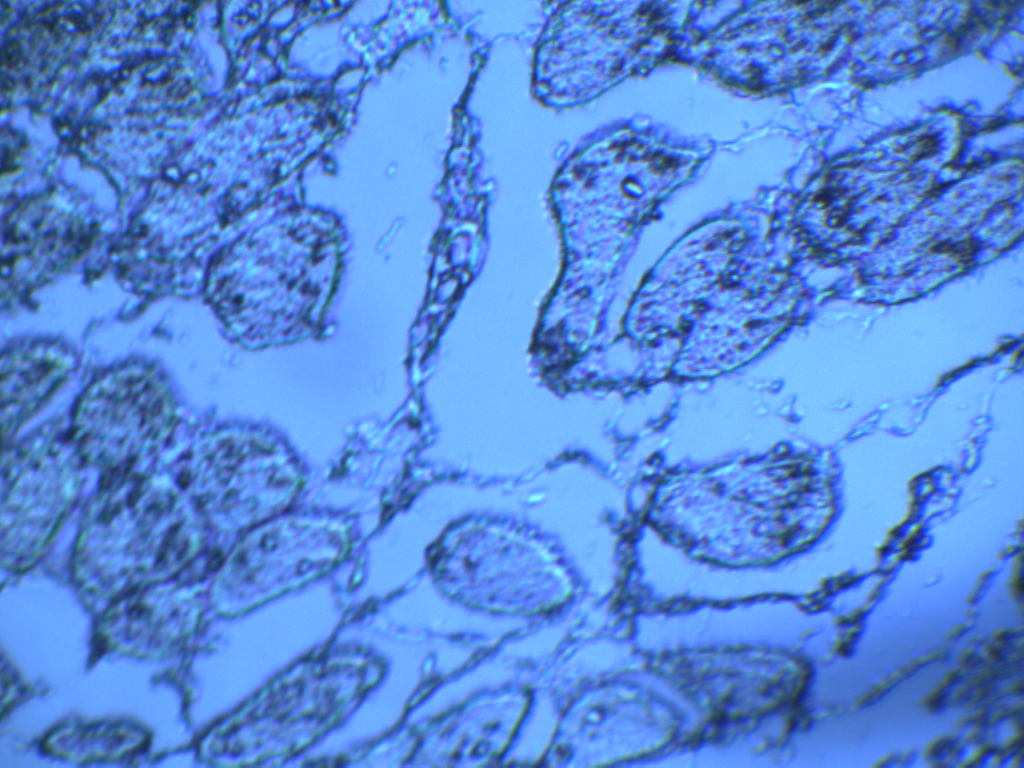
#> input picture data/exp/I0.bmp, 1024 x 768 px, found by its file name
$ jupyter execute --allow-errors Experimental.ipynb
#> lines starting #> are read from the running program, lines starting #| are printed output that depends on the picture
[cell 1]
from google.colab import drive
drive.mount('/content/drive')

[cell 2]
import cv2
import os
import numpy as np
import matplotlib.pyplot as plt
import scipy.ndimage
import numpy as np
import scipy.io as sio
import matplotlib.pyplot as plt
from scipy.fft import fft2, ifft2, fftshift
from tqdm import tqdm
import time
from math import comb
import cupy as cp
from mpl_toolkits.axes_grid1 import make_axes_locatable
from skimage import filters, measure
from skimage import img_as_float
from skimage import io, img_as_float
from skimage.metrics import structural_similarity as ssim

# Functions

[cell 3]
import numpy as np

# [32 lines left out: functions center_crop, center_crop_to_common_size, center_crop_to, not called in this run]

[cell 4]
# [55 lines left out: functions registrationSimple, get_zoom_factor, zeros_padd, not called in this run]

[cell 5]
# [45 lines left out: function registrationSimpleTraslation___, not called in this run]

[cell 6]
def registrationSimpleTraslation(image2, zf, x0, y0):
    """
    Aplica una traslación (x0, y0) seguida de un zoom a la imagen.

    Parámetros:
        image2: np.array
            Imagen de entrada (esperada 2D para esta corrección).
        zf: float
            Factor de zoom.
        x0: int
            Traslación en píxeles en la dirección x.
        y0: int
            Traslación en píxeles en la dirección y.

    Retorna:
        np.array: Imagen transformada.
    """

    # Assuming image2 is 2D (grayscale)
    # Apply translation
    if x0 != 0 or y0 != 0:
      image2 = scipy.ndimage.shift(image2, shift=(y0, x0), mode='constant', cval=0)

    # Zoom factors for 2D image
    s = (zf, zf)

    # Perform the zoom
    zoomed_image_raw = scipy.ndimage.zoom(image2, s, mode='constant', cval=0)

    # Now, handle making the final image the same size as the original input 'image2'
    # Create a canvas of the original image size
    final_image = np.zeros_like(image2)
    H_orig, W_orig = image2.shape
    H_zoom, W_zoom = zoomed_image_raw.shape

    if H_zoom >= H_orig and W_zoom >= W_orig: # Zoomed image is larger or equal, crop center
        start_y = (H_zoom - H_orig) // 2
        start_x = (W_zoom - W_orig) // 2
        final_image = zoomed_image_raw[start_y : start_y + H_orig, start_x : start_x + W_orig]
    else: # Zoomed image is smaller, pad with zeros
        pad_y = (H_orig - H_zoom) // 2
        pad_x = (W_orig - W_zoom) // 2
        # Ensure the slice fits within bounds, if actual zoomed image is slightly off due to rounding
        final_image[pad_y : pad_y + H_zoom, pad_x : pad_x + W_zoom] = zoomed_image_raw

    return final_image

[cell 7]
# [45 lines left out: function registrationORB, not called in this run]

[cell 8]
# [28 lines left out: function crop_center_zoom, not called in this run]

# Main

[cell 9]
path_base = "/content/drive/My Drive/Doctorado/Papers_Propios/Paper-OptimalRegularization2025/ems-tie-repo"


data_folder = os.path.join(path_base,"data","exp")

file_path_io = os.path.join(data_folder, "I0.bmp")
I0_src =cv2.imread(file_path_io, cv2.IMREAD_GRAYSCALE).astype(np.float64)/255
#> I0_src: shape (768, 1024) float64; min 0.149, max 0.871, mean 0.525


file_path_iz = os.path.join(data_folder, "Iz.bmp")
Iz_src = cv2.imread(file_path_iz, cv2.IMREAD_GRAYSCALE).astype(np.float64)/255
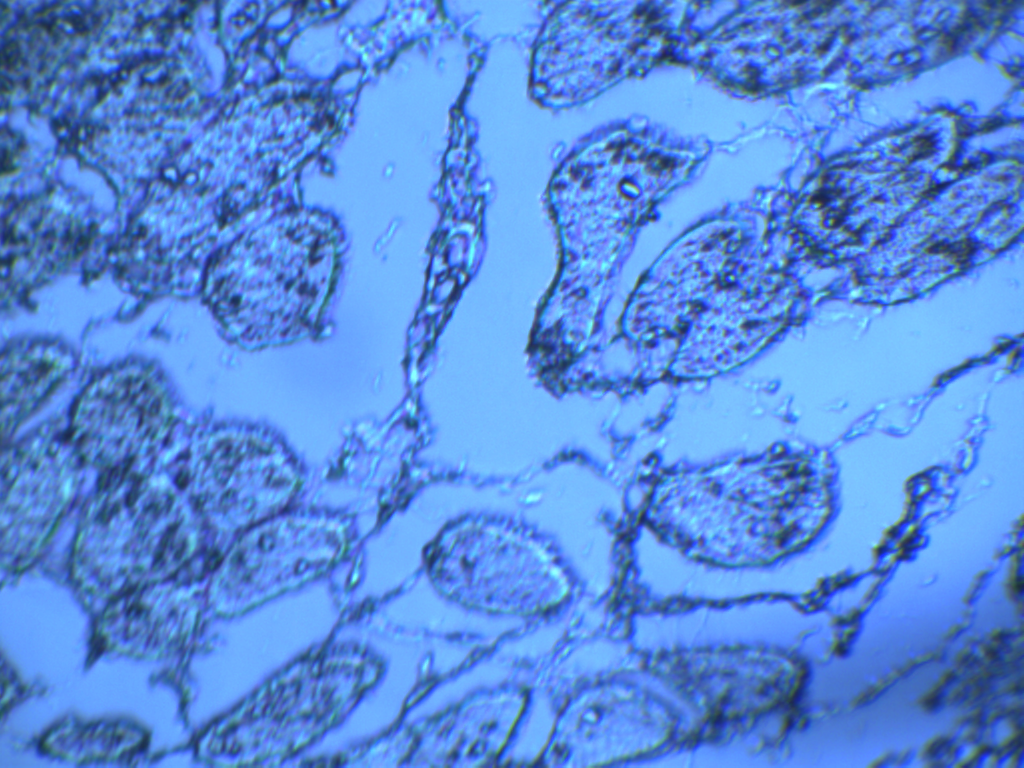
#> input picture data/exp/Iz.bmp, 1024 x 768 px, found by its file name
#> Iz_src: shape (768, 1024) float64; min 0.141, max 0.878, mean 0.528

[cell 10]
 # Escribo los paths de las imágenes y la carpeta donde se guardarán los frames

s =  0.996 #0.996
x0,y0 = 0, 0 # 5, 0

I0_src_corrected = registrationSimpleTraslation(I0_src, s,x0,y0)
#> in registrationSimpleTraslation, `final_image[pad_y : pad_y + H_zoom, pad_x : pad_x + W_zoom] = zoomed_i..`:
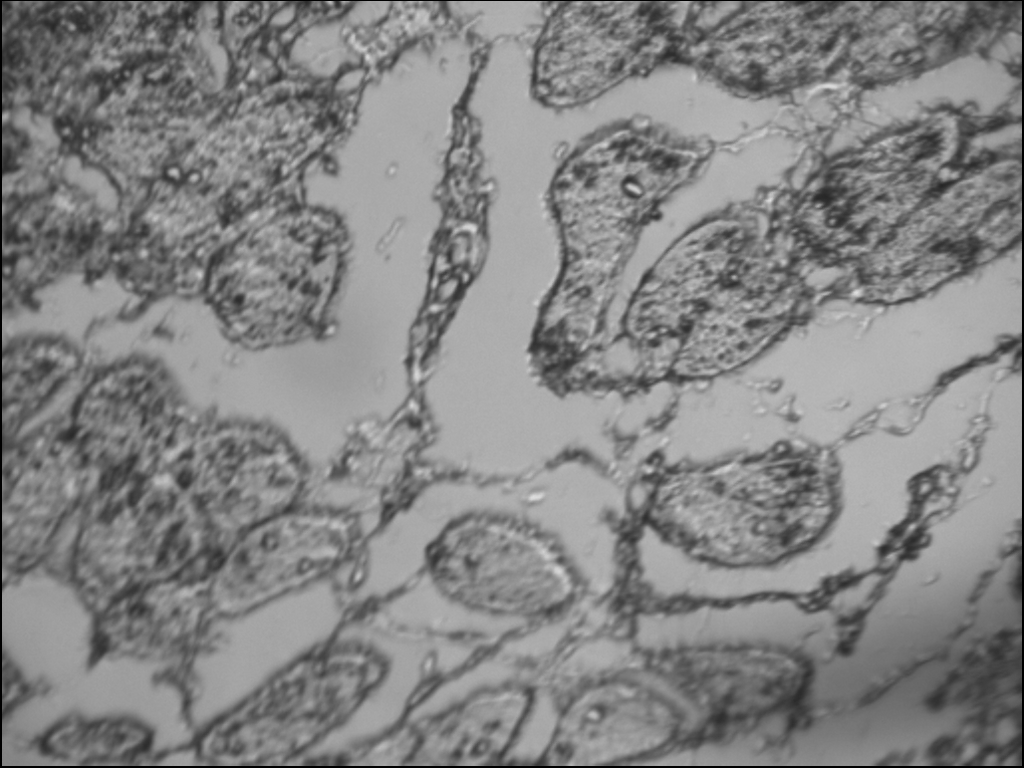
#> final_image: shape (768, 1024) float64; min 0, max 0.87, mean 0.521


DI = I0_src_corrected - Iz_src
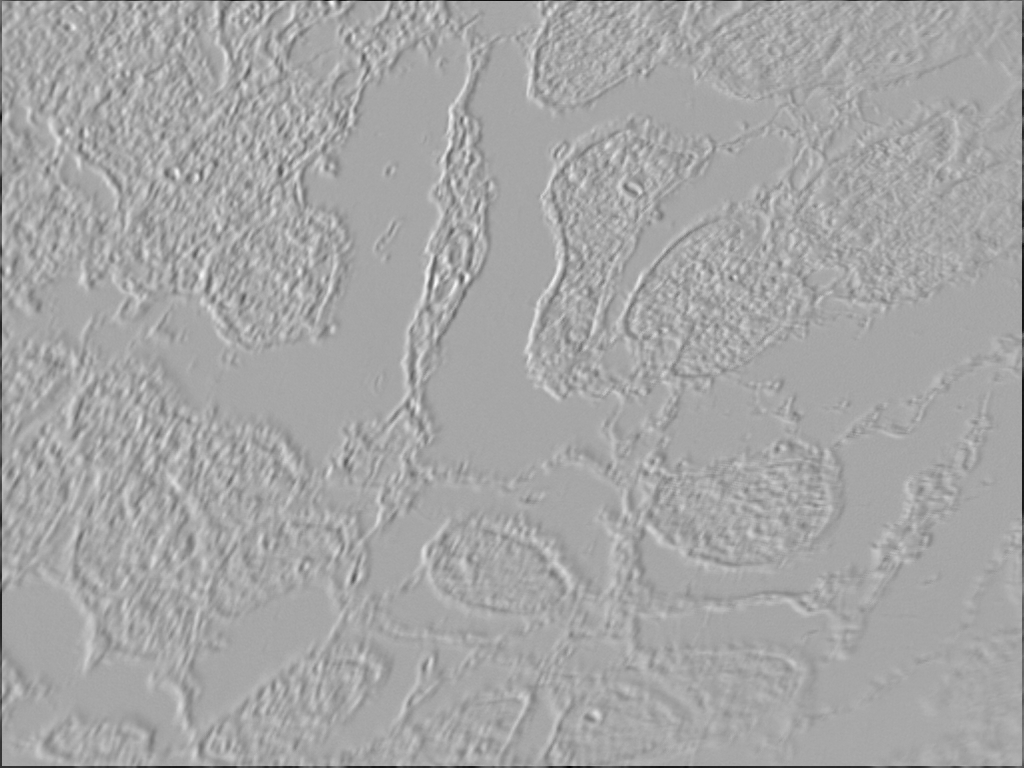
#> DI: shape (768, 1024) float64; min -0.757, max 0.397, mean -0.00678; drawn with min black and max white


# [6 lines of commented-out code are left out]

[cell 11]
DI.shape
#> Out = (768, 1024)

# method

[cell 12]
# [5 lines left out: function conv2, not called in this run]

[cell 13]
# [11 lines left out: function numerical_propagation, not called in this run]

[cell 14]
# [50 lines left out: functions add_gaussian_noise, compute_rmse, compute_psnr, not called in this run]

def normalize_image(image):
    # Image to range [0, 1]
    return (image - image.min()) / (image.max() - image.min())

# [23 lines left out: function compute_ssim, not called in this run]

[cell 15]
# [50 lines left out: function MS_TIE_th, not called in this run]

# Phase

[cell 16]
dz = 2e-3 # milimeter
pixelsize = 5.8e-6 # meters
ITER = 100
r = 0.7e-4
lambda_=550e-9

k = 2 * np.pi / lambda_# lambda in meters
pad = 20

I0_float = I0_src_corrected[pad:-pad, pad:-pad].astype(float)
Iz_float = Iz_src[pad:-pad, pad:-pad].astype(float)
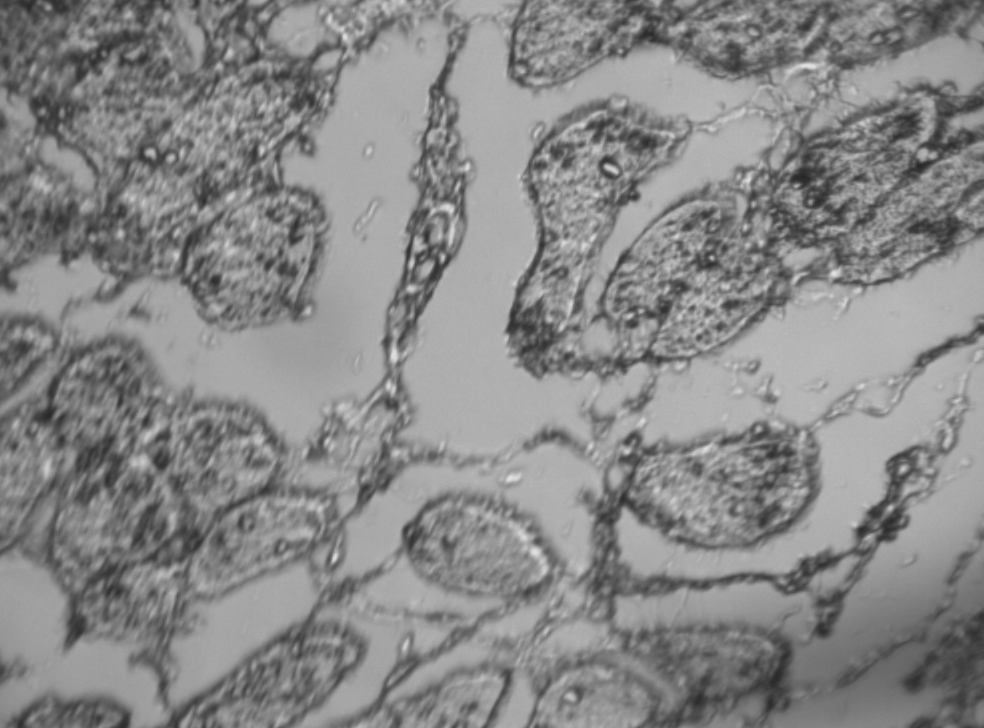
#> Iz_float: shape (728, 984) float64; min 0.153, max 0.878, mean 0.534

dIdz = (I0_float - Iz_float) / dz
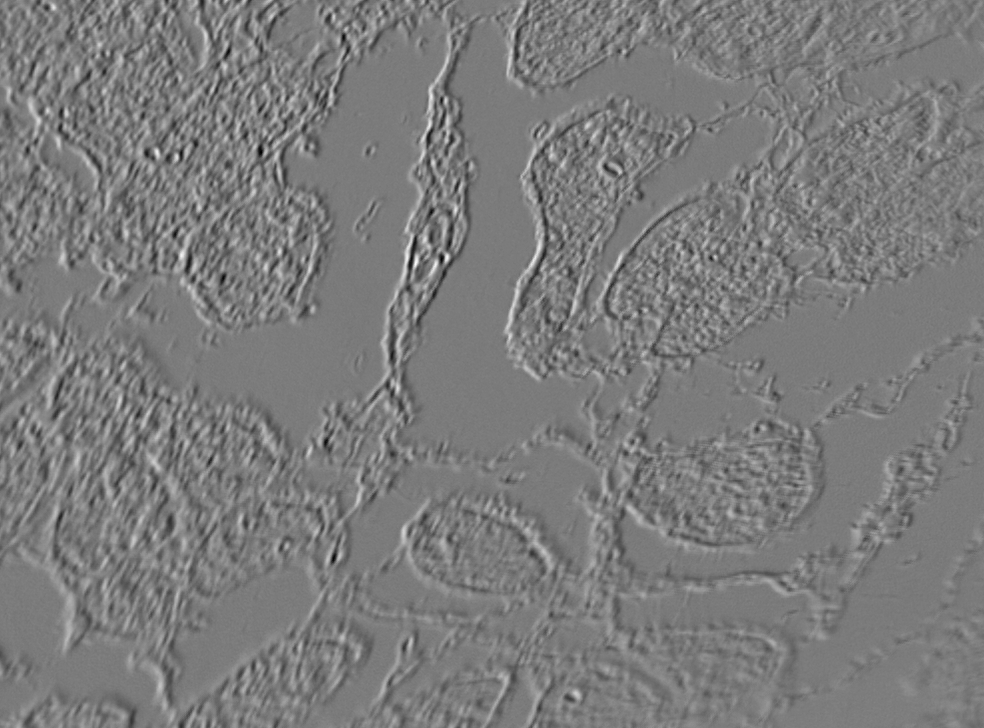
#> dIdz: shape (728, 984) float64; min -189.7, max 198.3, mean -1.6; drawn with min black and max white

#> (the rest of this cell did not finish here and is left out)

[cell 17]
plt.figure(figsize=(10, 8))
plt.imshow(I0_float[0:700,0:700], cmap='gray',vmin=0,vmax=1)
plt.axis('off')
cbar = plt.colorbar()
cbar.ax.tick_params(labelsize=25)
plt.show()
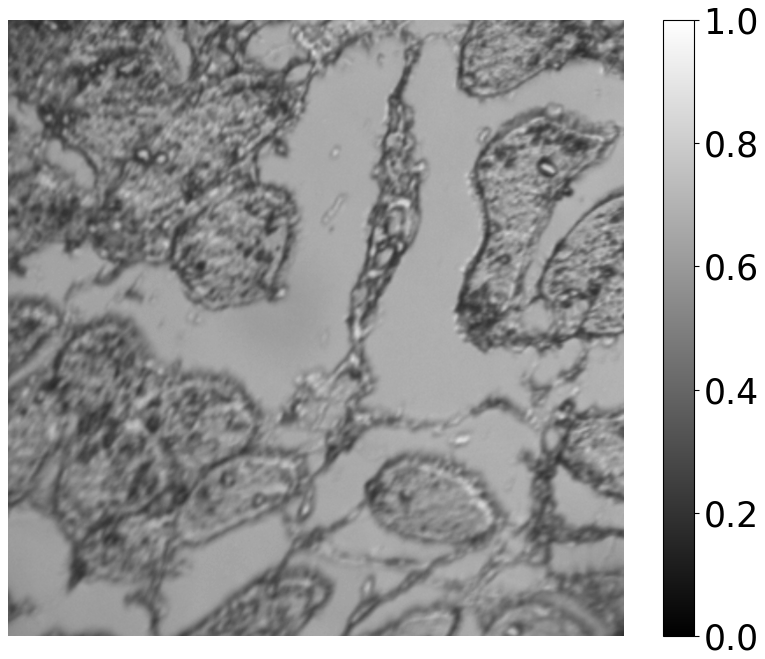
#> figure drawn by matplotlib, 2 panels
